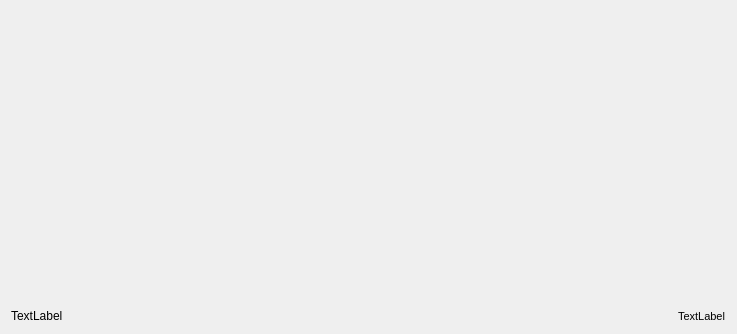
<?xml version="1.0" encoding="UTF-8"?>
<ui version="4.0">
 <class>DictionaryTemplate</class>
 <widget class="QWidget" name="DictionaryTemplate">
  <property name="geometry">
   <rect>
    <x>0</x>
    <y>0</y>
    <width>737</width>
    <height>334</height>
   </rect>
  </property>
  <property name="sizePolicy">
   <sizepolicy hsizetype="Preferred" vsizetype="Preferred">
    <horstretch>0</horstretch>
    <verstretch>0</verstretch>
   </sizepolicy>
  </property>
  <property name="minimumSize">
   <size>
    <width>0</width>
    <height>0</height>
   </size>
  </property>
  <property name="windowTitle">
   <string/>
  </property>
  <layout class="QGridLayout" name="gridLayout">
   <item row="0" column="0" colspan="2">
    <layout class="QHBoxLayout" name="hLayoutSearchToItem"/>
   </item>
   <item row="1" column="0" colspan="2">
    <layout class="QVBoxLayout" name="vLayoutTreeView"/>
   </item>
   <item row="2" column="0" colspan="2">
    <layout class="QHBoxLayout" name="hLayoutInformation">
     <item alignment="Qt::AlignLeft|Qt::AlignBottom">
      <widget class="QLabel" name="m_lblCurrentUser">
       <property name="font">
        <font>
         <family>Arial</family>
        </font>
       </property>
       <property name="text">
        <string>TextLabel</string>
       </property>
      </widget>
     </item>
     <item alignment="Qt::AlignRight|Qt::AlignBottom">
      <widget class="QLabel" name="m_lblViewState">
       <property name="font">
        <font>
         <family>Arial</family>
         <pointsize>8</pointsize>
         <weight>50</weight>
         <bold>false</bold>
        </font>
       </property>
       <property name="text">
        <string>TextLabel</string>
       </property>
      </widget>
     </item>
    </layout>
   </item>
  </layout>
 </widget>
 <resources/>
 <connections/>
</ui>
